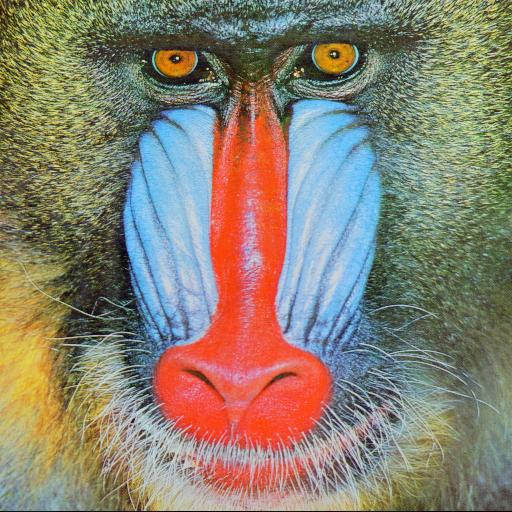
#> input picture lab1/mandril.jpg, 512 x 512 px
$ jupyter execute lab1.ipynb
#> lines starting #> are read from the running program, lines starting #| are printed output that depends on the picture
W ramach kursu będziemy wykorzystywać głównie bibliotekę OpenCV (Open Computer Vision Library).
W trakcie niniejszego ćwiczenia zapoznamy się z podstawowymi funkcjonalnościami: wczytaniami, zapisywaniem, konwersją do inne przestrzeni barw.
Zaznajomimy się również z Jupyter Notebook.

Wczytywanie obrazów z wykorzystaniem OpenCV.
1. Zaimportuj bibliotekę OpenCV:
        `import cv2`
1. Zaimportuj bibliotekę pyplot z matplotlib jako plt:
        `from matplotlib import pyplot as plt`
1. Wygodną opcją jest możliwość pobierania danych (obrazów, ale też np. baz danych) z sieci.
   Eliminuje to konieczność pobierania danych np. z Moodle oraz czyni uzupełniony Notebook "samowystarczalnym" - wystarczy go uruchomić.
   * zaimportuj bibliotekę os `import os`
   * zaimportuj bibliotekę request `import requests`
   * stwórz zmienne na adres pobieranego pliku (*url*) i samą jego nazwę (*fileName*)
   * sprawdź, czy taki plik istnieje (unikniemy wielokrotnego pobierania tych samych danych)
        `if not os.path.exists(fileName) :`
   * pobierz plik: `r = requests.get(url + fileName, allow_redirects=True)`
   * zapisz na dysku: `open(fileName, 'wb').write(r.content)`

1. Wykorzystując polecenie *imread* wczytaj obraz *mandril.jpg*
1. Wyświetl obraz wykorzystując bibliotekę *pyplot*
        plt.imshow(I)
        plt.xticks([]), plt.yticks([])
        plt.show()
1. Jeśli ktoś nie wie jak powinien wyglądać mandryl, to proszę podglądnąć obraz na GitHub lub w sprawdzić w Interencie.
   Przyczyną problemu jest sposób w jaki funkcja `imread` z OpenCV odczytuje obraz (BGR, zamiast RGB).
   Obrazom kolorowym będzie poświęcone odrębne ćwiczenie, także nie będziemy w tym miejscu rozwijać tego wątku.
1. W celu poprawnego wyświetlenia należy dokonać konwersji koloru z BGR na RGB.
        I = cv2.cvtColor(I, cv2.COLOR_BGR2RGB)
1. Dla porządku warto dodać, że w OpenCV do wyświetlania domyślnie wykorzystuje się funkcję `imshow`.
   Jednakże w przypadku Jupyter Notebook to rozwiązanie ma pewne wady i dlatego nie będziemy jej używać.
   Natomiast jeśli ktoś pracuje w "czystym" Python, to jest to na pewno równoważna funkcjonalność.

[cell 1]
import cv2
import os
from matplotlib import pyplot as plt
import requests

url = 'https://raw.githubusercontent.com/vision-agh/poc_sw/master/01_Intro/'
fileName = 'mandril.jpg'
if not os.path.exists(fileName) :
    r = requests.get(url + fileName, allow_redirects=True)
    open(fileName, 'wb').write(r.content)

[cell 2]
picture = plt.imread(fileName)
#> picture is the input picture: shape (512, 512, 3); mean R, G, B 137.4, 128.8, 113.2
# picture = cv2.cvtColor(picture, cv2.COLOR_BGR2RGB)

plt.imshow(picture)
plt.xticks([]), plt.yticks([])
plt.show()

W praktycznych rozważaniach często analizuje się obrazy w odcieniach szarości (ang. *grayscale*).
Do konwersji służy znana już funkcja `cvtColor` tylko tym razem z parametrem `cv2.COLOR_RGB2GRAY`.
Proszę spróbować wyświetlić obraz.
Może okazać się, że nadal jest kolorowy, choć inaczej.
Dlaczego tak się dzieje zostanie obszerniej wyjaśnione pod koniec ćwiczenia.
Na razie należy dodać polecenie `plt.gray()` przed `plt.show`.

[cell 3]
picture = plt.imread(fileName)
picture = cv2.cvtColor(picture, cv2.COLOR_RGB2GRAY)
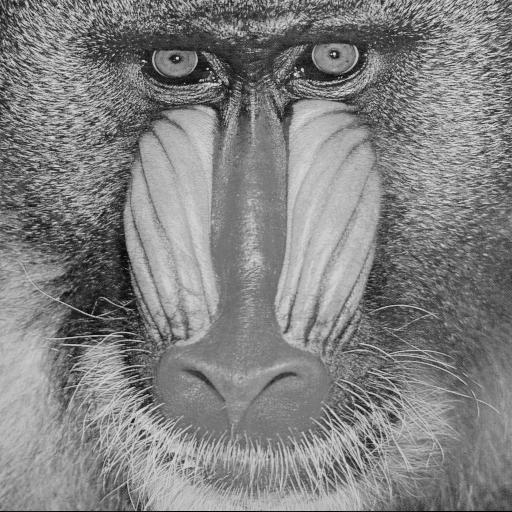
#> picture: shape (512, 512); min 1, max 238, mean 129.6

plt.imshow(picture)
plt.xticks([]), plt.yticks([])
plt.gray()
plt.show()

Czasami konieczne jest zapisanie przetworzonego obrazu.
Służy do tego funkcja `cv2.imwrite`.
Proszę zapisać szarą wersję mandryla w formacie *png*.
Warto sprawdzić, czy obraz zapisał się poprawnie tj. otworzyć go w aplikacji do przeglądania obrazów.

[cell 4]
cv2.imwrite("gray_"+fileName, picture)
#> Out = True

Obraz w skali szarości możemy traktować jako dwuwymiarową funkcję $L(x,y)$, gdzie $x$, $y$ to współrzędne piksela, a $L(x,y)$ poziom jasności (najczęściej [0;255] - zapis na 8-bitach, typ *unsigned int*).
Wyświetl obraz mandryl jako funkcję dwuwymiarową (uwaga - to chwilę się liczy):

[cell 5]
import numpy as np

# create grid
xx, yy = np.mgrid[0:picture.shape[0], 0:picture.shape[1]]

# create the figure
fig = plt.figure()
ax = fig.add_subplot(projection = '3d')
ax.plot_surface(xx, yy, picture ,rstride=1, cstride=1, cmap=plt.get_cmap('gray'),
        linewidth=0)
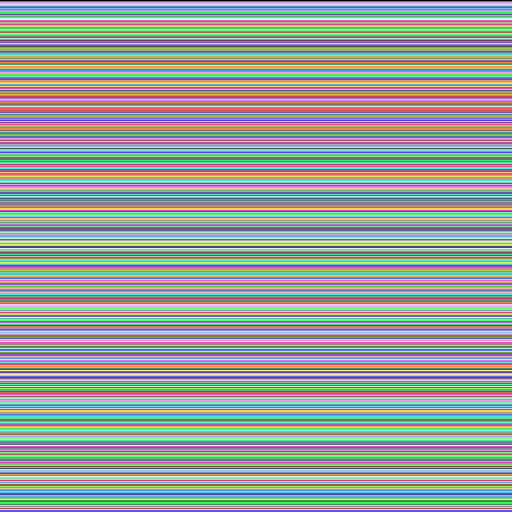
#> xx: shape (512, 512) int64; 512 distinct labels, from 0 to 511; one colour per label, 0 black

# show it
plt.show()
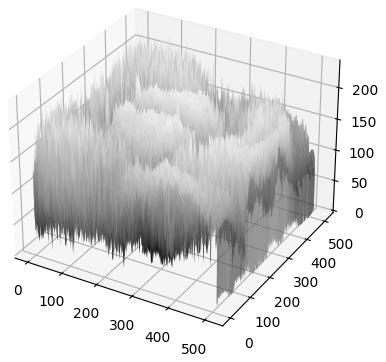
#> figure drawn by matplotlib, 1 panel

Komentarz:
- używamy biblioteki do obliczeń *numpy*,
- tworzymy siatkę punktów o rozmiarach takich jak obraz (*shape*),
- rysujemy wykres 3D

Podczas przetwarzania i analizy obrazów przydatne bywają "przekroje" przez obraz, czyli wartości funkcji $L(x,y)$ w przypadku gdy $x$ lub $y$ jest ustalone.
Wykonaj jeden wybrany przekrój w $x$ i $y$:
- po pierwsze należy pobrać dany wiersz lub kolumnę - np. `S = IG[10,:]` (tu jedenasty wiersz),
- po drugie stworzyć wykres złożony z dwóch subwykresów: `f, (ax1,ax2) = plt.subplots(1,2)`
- dla każdego z nich ustawić tytuł (np. `ax1.set_title('XXX')`) oraz treść `ax1.plot(S)`,
- na koniec całość wyświetlić `plt.show()`.

[cell 6]
S = picture[4, :]
#> S = 512 values, max 221 at index 44, min 20 at index 14, mean 122.2
S2 = picture[:, 12]
#> S2 = 512 values, max 216 at index 110, min 17 at index 511, mean 138

f, (ax1,ax2) = plt.subplots(1,2)
ax1.set_title("Wiersz 4")
ax2.set_title("Kolumna 12")
ax1.plot(S)
ax2.plot(S2)
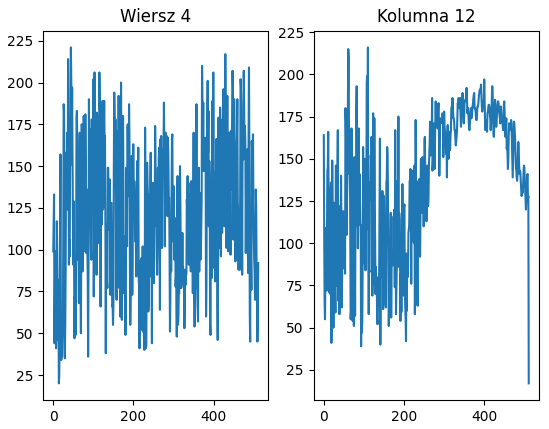
#> figure drawn by matplotlib, 2 panels; panel 1: curve peaks at x = 44, y = 221; panel 2: curve peaks at x = 110, y = 216

Obrazy indeksowane składają się z dwóch macierzy - obrazu oraz tzw. mapy kolorów.
W macierzy obrazu zapisane są wartości poszczególnych pikseli.
Macierz mapy kolorów ma rozmiar $m \times 3$ ($m$ wierszy, w~każdym 3 wartości - składowe R,G,B).
Podczas wyświetlania, na podstawie wartości piksela, odczytywany jest kolor z macierzy mapy kolorów.
W ten sposób możliwe staje się "pokolorowanie" obrazu w skali szarości (stąd wcześniej szary mandryl był kolorowy).
Wykorzystanie pseudokoloru nie wpływa na ilość informacji zawartej na obrazku, pomaga jedynie przedstawić go w bardziej czytelnej (dla człowieka) formie.
Przykładowo można uzyskać poprawę kontrastu, co jest ważne przy analizie np. obrazów medycznych.
Bardziej obszerny opis i spis dostępnym map można znaleźć w [dokumentacji.](https://matplotlib.org/3.1.0/tutorials/colors/colormaps.html)

Wykorzystując dokumentację oraz polecenie `plt.imshow(IG, cmap=plt.get_cmap('XXX'))` proszę wyświetlić obraz madryl w 4 różnych mapach kolorów.

[cell 7]
colors = ["inferno_r", "jet", "afmhot_r", "Accent_r"]
for i, color_name in enumerate(colors):
    plt.subplot(2, 2, i+1)
    plt.imshow(picture, cmap=plt.get_cmap(color_name))
    plt.xticks([]), plt.yticks([])
